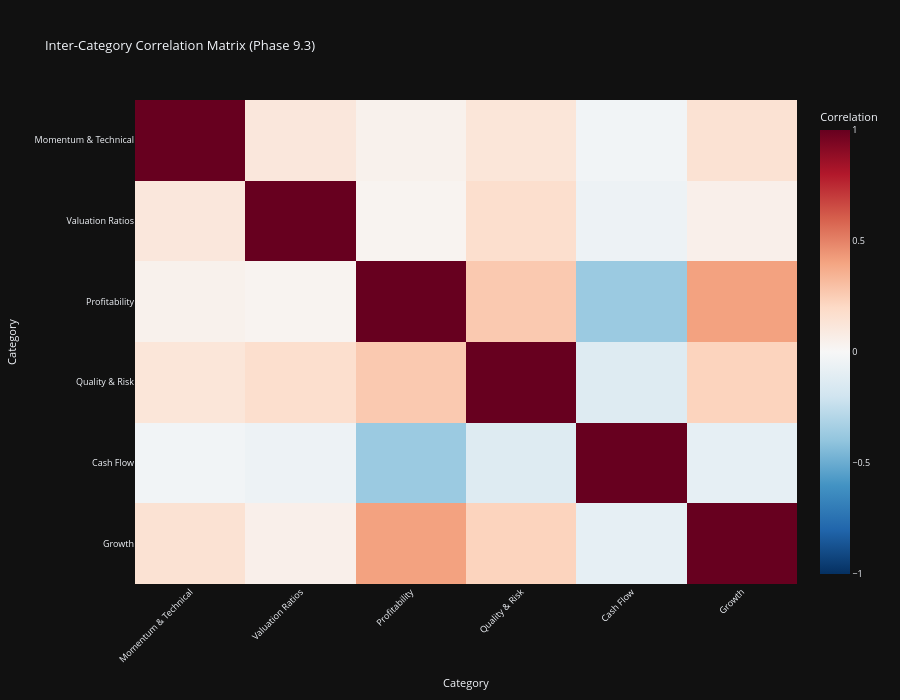

Notebook cell for this chart:
### Code cell
# Visualization 3: Category Correlation Network
print("\n📊 Category Correlation Network:")

# Compute correlation matrix between category scores
if category_sector_scores:
    # Create category score matrix (stocks × categories)
    category_score_matrix = pd.DataFrame()

    for category_name, category_metrics in category_mapping.items():
        available_in_category = [m for m in category_metrics if m in all_stocks_scaled.columns]

        if len(available_in_category) == 0:
            continue

        # Compute z-scores for available metrics and average to get category score
        category_data = all_stocks_scaled[available_in_category].copy()

        # Convert to numeric
        for col in available_in_category:
            category_data[col] = pd.to_numeric(category_data[col], errors='coerce')

        # Compute z-scores and average
        z_scored_data = category_data.apply(lambda x: zscore(x, nan_policy='omit'))
        category_score_matrix[category_name] = z_scored_data.mean(axis=1)

    # Compute correlation matrix
    category_corr = category_score_matrix.corr()

    # Create interactive heatmap for category correlations
    fig_corr_network = px.imshow(
            category_corr,
            labels=dict(x="Category", y="Category", color="Correlation"),
            title="Inter-Category Correlation Matrix (Phase 9.3)",
            color_continuous_scale="RdBu_r",
            aspect="auto",
            zmin=-1,
            zmax=1
            )

    fig_corr_network.update_layout(
            height=700,
            xaxis_tickangle=-45,
            font=dict(size=9)
            )

    fig_corr_network.show()
    output_path = eda_output_dir / "phase93_category_correlation_network.html"
    fig_corr_network.write_html(output_path)

    print(f"\n✓ Category correlation network complete")
    print(f"  Categories analyzed: {len(category_corr)}")
    print(f"  Output: {output_path}")

    # Find strongest positive and negative correlations
    corr_pairs = []
    for i in range(len(category_corr.columns)):
        for j in range(i + 1, len(category_corr.columns)):
            cat1 = category_corr.columns[i]
            cat2 = category_corr.columns[j]
            corr_val = category_corr.iloc[i, j]
            if not np.isnan(corr_val):
                corr_pairs.append((cat1, cat2, corr_val))

    # Sort by absolute correlation
    corr_pairs.sort(key=lambda x: abs(x[2]), reverse=True)

    print(f"\n  🔗 Strongest Category Relationships:")
    for cat1, cat2, corr in corr_pairs[:5]:
        print(f"    {cat1} ↔ {cat2}: {corr:.2f}")
else:
    print("  ⚠️ No category data available for correlation analysis")

### Figure 1 — Plotly figure (JSON) as saved in the notebook; plotly's stock layout.template omitted (floating-point values rounded to 4 significant figures)
{"data": [{"coloraxis": "coloraxis", "name": "0", "x": ["Momentum & Technical", "Valuation Ratios", "Profitability", "Quality & Risk", "Cash Flow", "Growth"], "y": ["Momentum & Technical", "Valuation Ratios", "Profitability", "Quality & Risk", "Cash Flow", "Growth"], "z": [[1.0, 0.1121, 0.04412, 0.1244, -0.02926, 0.1487], [0.1121, 1.0, 0.0301, 0.1714, -0.05319, 0.05591], [0.04412, 0.0301, 1.0, 0.2671, -0.3699, 0.4089], [0.1244, 0.1714, 0.2671, 1.0, -0.1314, 0.2266], [-0.02926, -0.05319, -0.3699, -0.1314, 1.0, -0.08937], [0.1487, 0.05591, 0.4089, 0.2266, -0.08937, 1.0]], "type": "heatmap", "xaxis": "x", "yaxis": "y", "hovertemplate": "Category: %{x}<br>Category: %{y}<br>Correlation: %{z}<extra></extra>"}], "layout": {"xaxis": {"anchor": "y", "domain": [0.0, 1.0], "title": {"text": "Category"}, "tickangle": -45}, "yaxis": {"anchor": "x", "domain": [0.0, 1.0], "autorange": "reversed", "title": {"text": "Category"}}, "coloraxis": {"colorbar": {"title": {"text": "Correlation"}}, "colorscale": [[0.0, "rgb(5,48,97)"], [0.1, "rgb(33,102,172)"], [0.2, "rgb(67,147,195)"], [0.3, "rgb(146,197,222)"], [0.4, "rgb(209,229,240)"], [0.5, "rgb(247,247,247)"], [0.6, "rgb(253,219,199)"], [0.7, "rgb(244,165,130)"], [0.8, "rgb(214,96,77)"], [0.9, "rgb(178,24,43)"], [1.0, "rgb(103,0,31)"]], "cmin": -1, "cmax": 1}, "title": {"text": "Inter-Category Correlation Matrix (Phase 9.3)"}, "font": {"size": 9}, "height": 700}}
